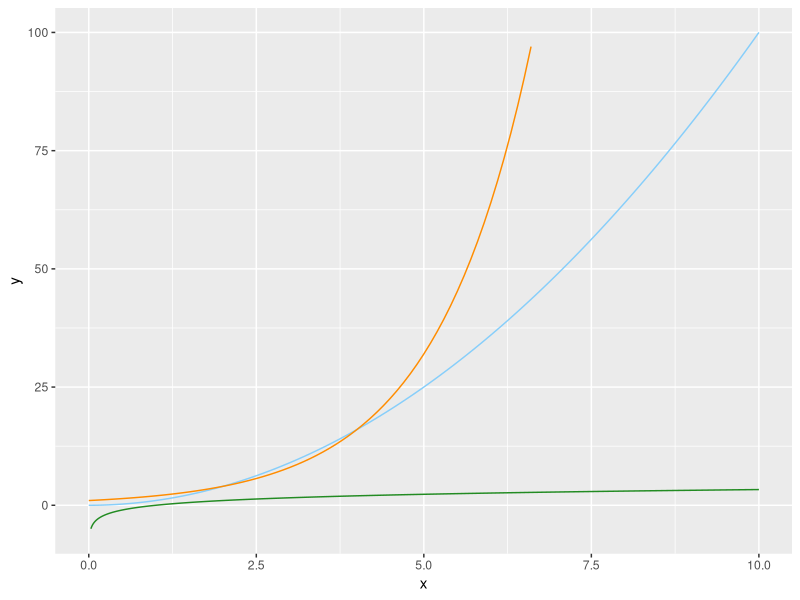
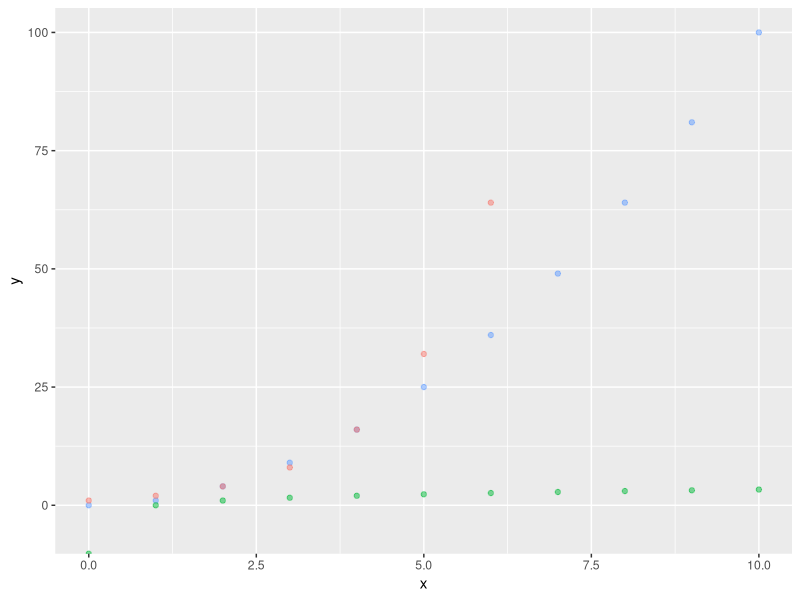

These figures' R source, in order:
## ---- chunk 1
#| label: r-setup
#| warning: false
#| message: false
#| cache: true
library(ggplot2)
## ---- chunk 2
#| label: conts-domain
#| out-width: 80%
#| fig-format: svg
#| fig-alt: "Plot of three different functions over the real numbers."
#| fig-cap: "Plot of $y = x^2$, $y = 2^x$, and $y = \\log_{2}x$ over $\\mathbb{R}$."
#| fig-width: 3
#| fig-height: 2.5
#| cache: true

ggplot(data.frame(x=c(0, 10)), aes(x=x)) +
  stat_function(fun=function(x){x**2}, colour="lightskyblue") +
  stat_function(fun=function(x){2**x}, colour="darkorange") +
  stat_function(fun=function(x){log(x,2)}, n=1e4, colour="forestgreen") +
  ylim(-5,100)
## ---- chunk 3
#| label: disc-domain
#| out-width: 80%
#| fig-format: svg
#| fig-alt: "Plot of three different functions over the integers numbers."
#| fig-cap: "Plot of $y = x^2$, $y = 2^x$, and $y = \\log_{2}x$ over $\\mathbb{Z}$."
#| fig-width: 3
#| fig-height: 2.5
#| cache: true

size <- 11
base <- 2
xvals <- 0:(size-1)

dat <- data.frame(
  x = rep(xvals, 3),
  y = c(xvals**base, base**xvals, log(xvals, base)),
  Function = c(rep('x^2', size), rep('2^x', size), rep('log2(x)', size))
)

ggplot(dat, aes(x=x, y=y, colour=Function)) + geom_point(alpha = 0.5) + ylim(-5,100) + theme(legend.position="none")
## ---- chunk 4
#| label: seq-demo
#| echo: true
# the odd numbers
seq(from=1, by=2, to=20)
